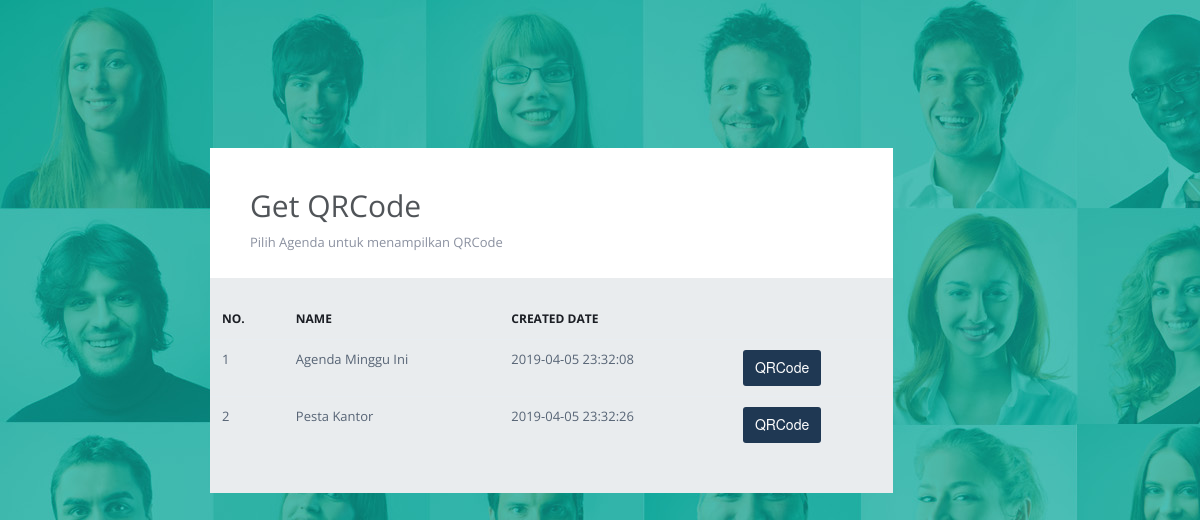
Before: /index.php/absensi with the older database file.
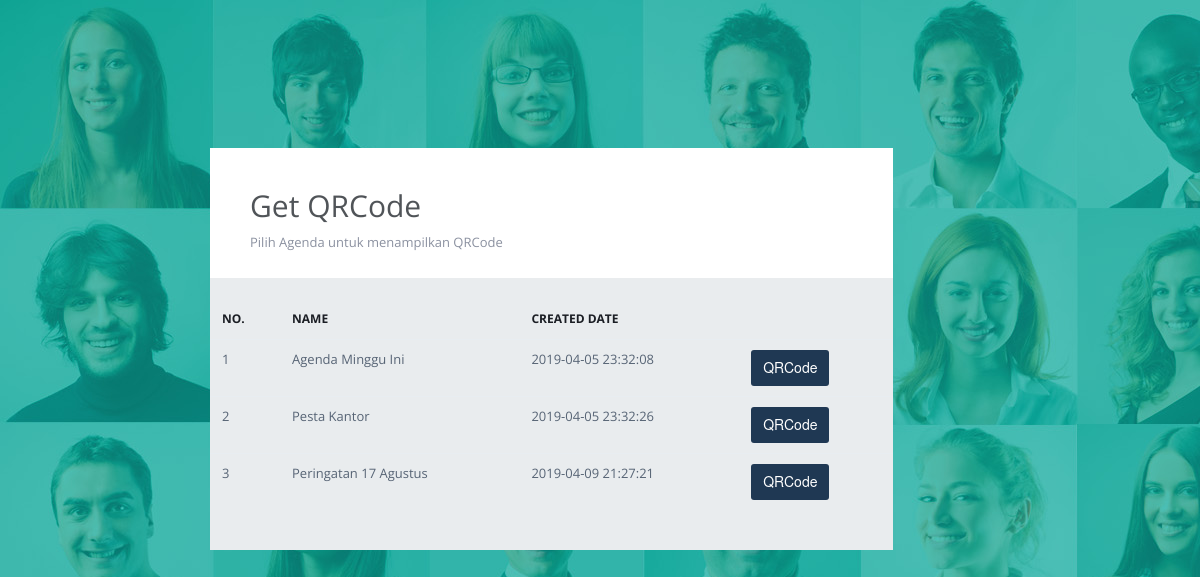
After: the same page with the newer database file.
### tables this page shows
CREATE TABLE `ap_agenda` (
  `id` int(11) NOT NULL AUTO_INCREMENT,
  `nama` varchar(60) DEFAULT NULL,
  `deskripsi` varchar(255) DEFAULT NULL,
  `lokasi` varchar(50) DEFAULT NULL,
  `tanggal` datetime DEFAULT '0000-00-00 00:00:00',
  `status` tinyint(1) DEFAULT '1',
  `user_created` int(11) DEFAULT NULL,
  `user_updated` int(11) DEFAULT NULL,
  `created_at` timestamp NULL DEFAULT CURRENT_TIMESTAMP,
  `updated_at` timestamp NULL DEFAULT NULL ON UPDATE CURRENT_TIMESTAMP,
  PRIMARY KEY (`id`)
);

### application/controllers/Absensi.php (called while the page is built, shortened)
<?php
class Absensi extends CI_Controller {
	function __construct(){
		$this->load->model('Auth_model','auth');
		$this->load->model('Agenda_model','agenda');
		$this->load->model('Absensi_model','absensi');
	}
	public function index()
	{
		$this->list_agenda();
	}
	public function list_agenda(){
		$page = $this->uri->segment(3);
		$page = (!empty($page)) ? $page : 1;
		$data['data'] = $this->agenda->find($page);
		$data['total_page'] = $this->agenda->total_page;
		$data['total_record'] = $this->agenda->total_record;
		$this->load->view('mainpage/absensi/list_agenda',$data);
	}
}

### index.php (called while the page is built, shortened)
<?php
require_once BASEPATH.'core/CodeIgniter.php';

### application/models/Agenda_model.php (called while the page is built, shortened)
<?php
class Agenda_model extends CI_MODEL{
	public $table;
	function __construct(){
		$this->table = 'ap_agenda';
	}
	function find($page=1,$cond=null){
		$offset = ($page == 1) ? 0 :  ($page*10)-(10);
		$this->db->limit(10, $offset);
		$q = $this->db->get($this->table);
		$this->total_record = $this->total_data($cond);
        $this->total_page = ($this->total_record > 0 ) ? ceil($this->total_record/10) : 1;
		return $q->result();
	}
	public function total_data($cond=null)
    {
        return $this->db->count_all_results($this->table);
    }
}

### application/views/mainpage/absensi/list_agenda.php (the view, shortened to what this page needs)
<!DOCTYPE html>
<html>
<body class="error-body no-top lazy"  data-original="assets/img/work.jpg"  style="background-image: url('<?php echo base_url()?>assets/img/work.jpg')">
<div class="container">
  <div class="row login-container animated fadeInUp">
        <div class="col-md-7 col-md-offset-2 tiles white no-padding">
		 <div class="p-t-30 p-l-40 p-b-20 xs-p-t-10 xs-p-l-10 xs-p-b-10">
		 	<div class="col-lg-12 text-center">
                </div>
          <h2 class="normal">Get QRCode</h2>
          <p>Pilih Agenda untuk menampilkan QRCode<br></p>
        </div>
		<div class="tiles grey p-t-20 p-b-20 text-black">
			<div class="grid-body no-border">
							<table class="table">
								<thead>
									<tr>
										<th>No.</th>
										<th>Name</th>
										<th>Created Date</th>
									</tr>
								</thead>
								<tbody>
									<?php
										if(!empty($data)){
											foreach ($data as $key => $row) :
												?>
												<tr>
													<td>
														<?php echo $total_page++?>
													</td>
													<td>
														<?php echo $row->nama?>
													</td>
													<td>
														<?php echo $row->created_at?>
													</td>
													<td>
														<a class="btn btn-info" target="_blank" href="<?php echo site_url().'/absensi/getqrcode/'.$row->id?>">QRCode</a>
													</td>
												</tr>
												<?php
											endforeach;
										}
									?>
								</tbody>
							</table>
						</div>
		</div>
      </div>
  </div>
</div>
</body>
</html>

Changed rows visible on the page:
added ap_agenda: nama "Peringatan 17 Agustus", created_at "2019-04-09 21:27:21"
